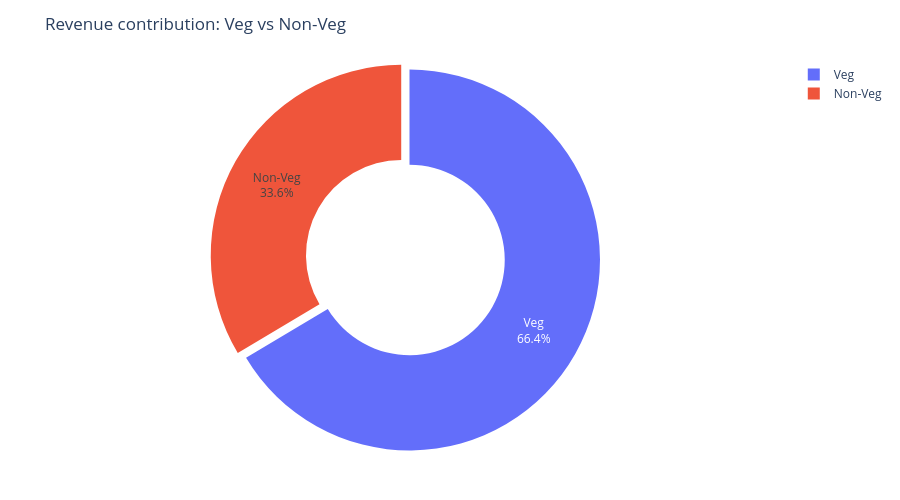

Here is the notebook cell this chart was saved with:
### Code cell
fig = px.pie(
    Food_revenue,
    values="Price (INR)",
    names="Food category",
    hole=0.5,
    title="Revenue contribution: Veg vs Non-Veg",
)
fig.update_traces(textposition="inside", textinfo="percent+label",pull=[0.05,0 ])
fig.update_layout(height=500, margin=dict(t=60, b=40, l=40, r=40))
fig.show()

### Figure 1 — Plotly figure (JSON) as saved in the notebook; plotly's stock layout.template omitted (floating-point values rounded to 4 significant figures)
{"data": [{"domain": {"x": [0, 1], "y": [0, 1]}, "hole": 0.5, "hovertemplate": "Food category=%{label}<br>Price (INR)=%{value}<extra></extra>", "labels": ["Non-Veg", "Veg"], "legendgroup": "", "name": "", "pull": [0.05, 0], "showlegend": true, "textinfo": "percent+label", "textposition": "inside", "type": "pie", "values": [17800000.0, 35210000.0]}], "layout": {"height": 500, "legend": {"tracegroupgap": 0}, "margin": {"b": 40, "l": 40, "r": 40, "t": 60}, "title": {"text": "Revenue contribution: Veg vs Non-Veg"}}}
